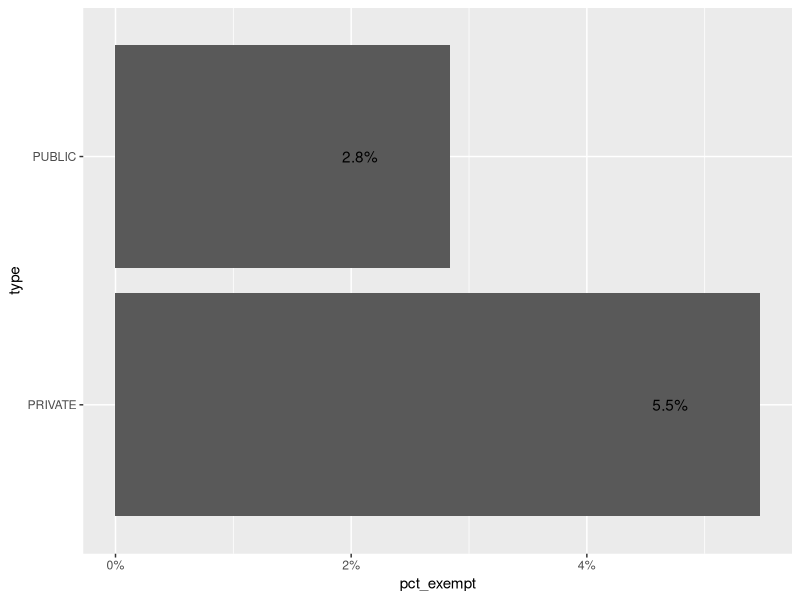
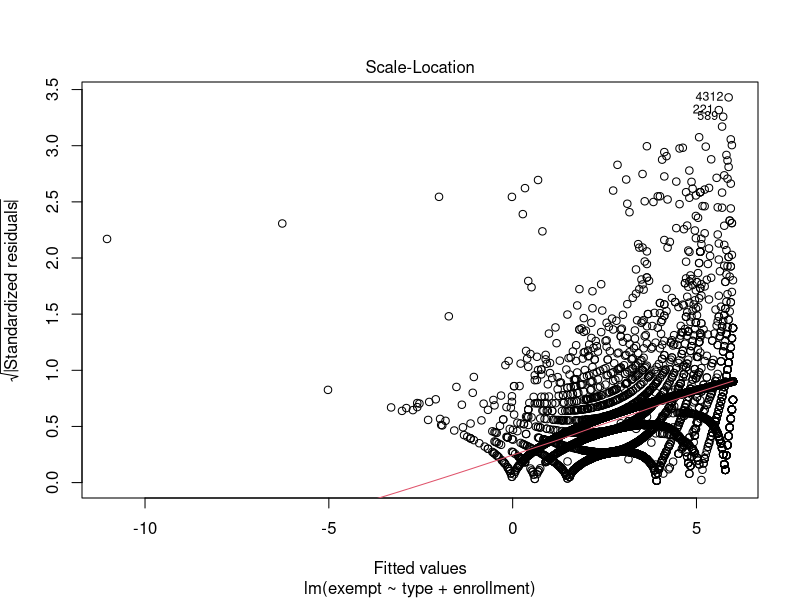
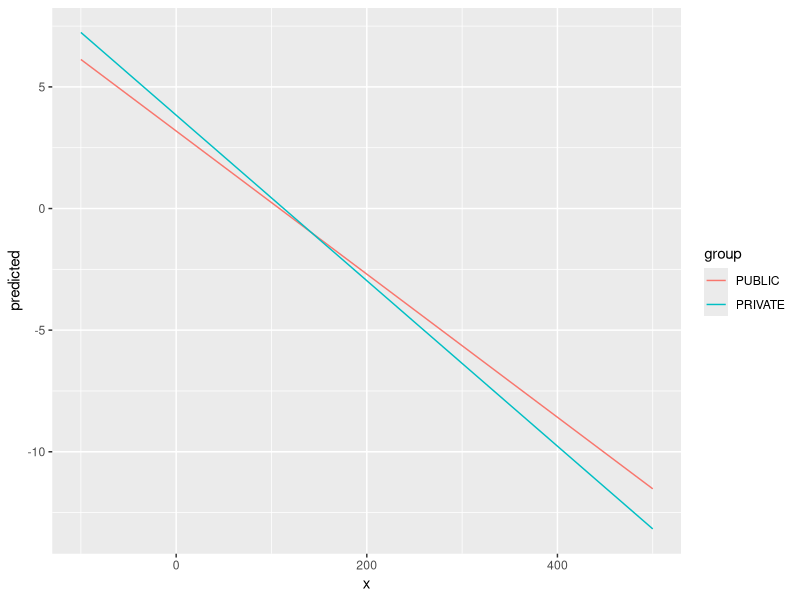
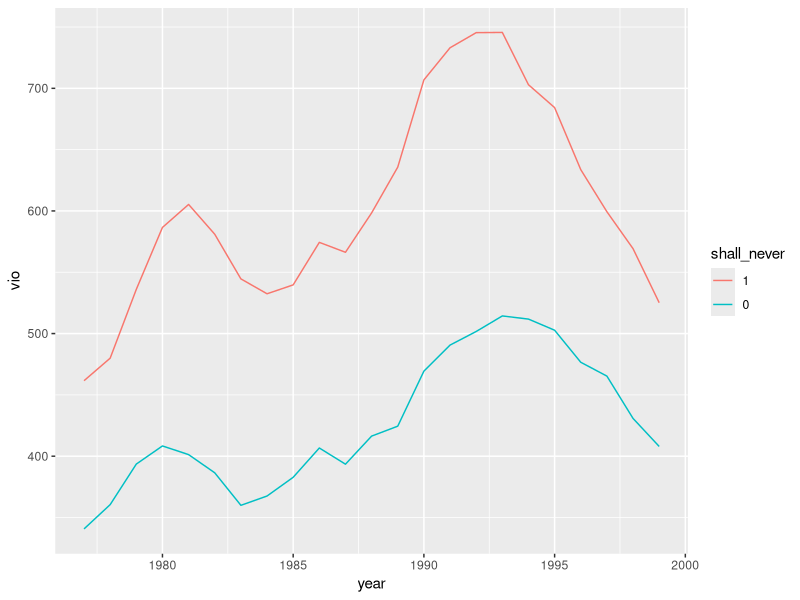

These charts were generated, in order, by the following R code:
## ---- chunk 1
knitr::opts_chunk$set(echo = TRUE)
options(scipen = 999)

library(tidyverse)

pbe <- read_csv(here::here("HW 3", "cavax.csv"))
concarry <- read_csv(here::here("HW 3", "concealed_carry.csv"))
## ---- chunk 2
pbe %>%
  filter(med_exempt > rel_exempt) %>% # 518 Schools
  filter(type == "PUBLIC") # 448 public schools

print(round(448/518, 2)) # 86%
## ---- chunk 3
pbe %>%
  group_by(county) %>%
  summarize(exempt_avg = mean(exempt)) %>%
  arrange(desc(exempt_avg)) # Nevada county
## ---- chunk 4
pbe %>%
  group_by(type) %>%
  summarize(pct_exempt = mean(exempt) / 100) %>%
  ggplot(aes(x = pct_exempt, y = type)) +
  geom_col() +
  scale_x_continuous(labels = scales::percent) + 
  geom_text(aes(label = scales::percent(pct_exempt)), hjust = 3)
## ---- chunk 5
pbe_lm <- lm(exempt ~ type + enrollment, data = pbe)

summary(pbe_lm)
## ---- chunk 6
car::ncvTest(pbe_lm)

plot(pbe_lm, 3)
## ---- chunk 7
car::vif(pbe_lm)
## ---- chunk 8
pbe <- pbe %>%
  mutate(enrollment_rct = as.vector(scale(enrollment, scale = FALSE))) # scale recenters based on mean and variance
# scale = FALSE that I just want to subtract the mean
# the as.vector call fixes an issue that came up with plotting
# interaction effects

pbe_lm2 <- lm(exempt ~ enrollment_rct + type + enrollment_rct:type, data = pbe)

summary(pbe_lm2)
## ---- chunk 9
df <- ggeffects::ggpredict(pbe_lm2, terms = c("enrollment_rct", "type"))

ggplot(df, aes(x, predicted, colour = group)) + 
  geom_line()
## ---- chunk 10
pbe <- pbe %>%
  mutate(log_enroll = log(enrollment))

pbe_lm3 <- lm(exempt ~ log_enroll + type, data = pbe)

summary(pbe_lm3)
## ---- chunk 11
pbe <- pbe %>%
  mutate(exempt_cat = factor(ifelse(exempt >= 33, "high", "low")))

pbe_lm4 <- glm(exempt_cat ~ type + enrollment, data = pbe, family = "binomial")

summary(pbe_lm4)
## ---- chunk 12
concarry %>%
  count(year) # 23 years

concarry %>%
  count(statename) # 23 obs per state
## ---- chunk 13
concarry %>%
  filter(year == 1977, shall == 1) %>%
  count(statename) # 4 states

concarry %>%
  filter(year == 1999, shall == 1) %>%
  count(statename) # 29 states
## ---- chunk 14
concarry %>%
  group_by(stateid) %>%
  mutate(shall_never = factor(ifelse(sum(shall) > 0, 0, 1))) %>%
  group_by(shall_never, year) %>%
  summarize(vio = mean(vio)) %>%
  ggplot(aes(y = vio, x = year, col = shall_never)) +
  geom_line()
## ---- chunk 15
concarry <- concarry %>%
  mutate(log_vio = log(vio),
         year = factor(year))

concarry_lm <- lm(log_vio ~ shall + year, data = concarry)

summary(concarry_lm)
